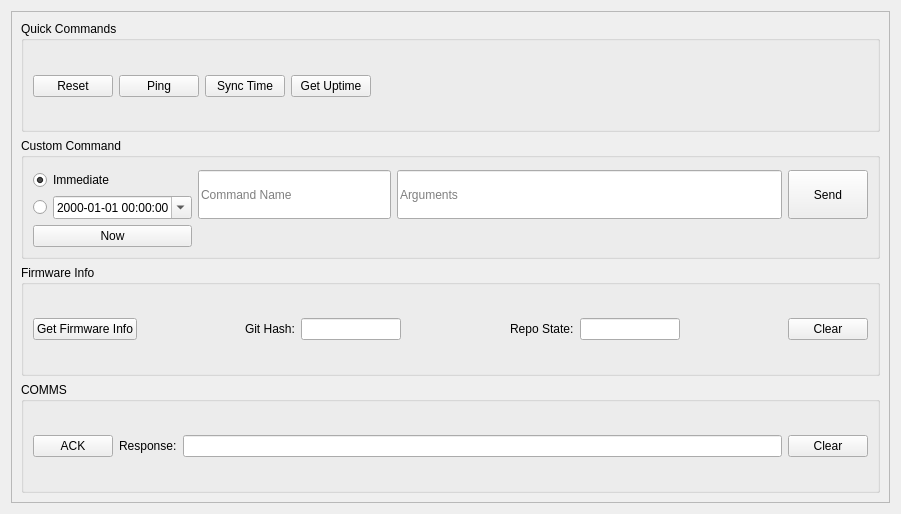
<?xml version="1.0" encoding="UTF-8"?>
<ui version="4.0">
 <class>CmdsPanel</class>
 <widget class="QWidget" name="CmdsPanel">
  <property name="geometry">
   <rect>
    <x>0</x>
    <y>0</y>
    <width>901</width>
    <height>514</height>
   </rect>
  </property>
  <property name="windowTitle">
   <string>Form</string>
  </property>
  <layout class="QVBoxLayout" name="verticalLayout">
   <item>
    <widget class="QScrollArea" name="scrollArea">
     <property name="widgetResizable">
      <bool>true</bool>
     </property>
     <widget class="QWidget" name="scrollAreaWidgetContents">
      <property name="geometry">
       <rect>
        <x>0</x>
        <y>0</y>
        <width>877</width>
        <height>490</height>
       </rect>
      </property>
      <layout class="QVBoxLayout" name="verticalLayout_2">
       <item>
        <widget class="QGroupBox" name="quick_cmds_box">
         <property name="title">
          <string>Quick Commands</string>
         </property>
         <layout class="QGridLayout" name="quick_cmds_layout">
          <property name="topMargin">
           <number>12</number>
          </property>
          <item row="0" column="4">
           <spacer name="horizontalSpacer">
            <property name="orientation">
             <enum>Qt::Horizontal</enum>
            </property>
            <property name="sizeHint" stdset="0">
             <size>
              <width>40</width>
              <height>20</height>
             </size>
            </property>
           </spacer>
          </item>
          <item row="0" column="1">
           <widget class="QPushButton" name="ping_btn">
            <property name="text">
             <string>Ping</string>
            </property>
           </widget>
          </item>
          <item row="0" column="3">
           <widget class="QPushButton" name="uptime_btn">
            <property name="text">
             <string>Get Uptime</string>
            </property>
           </widget>
          </item>
          <item row="0" column="2">
           <widget class="QPushButton" name="sync_time_btn">
            <property name="text">
             <string>Sync Time</string>
            </property>
           </widget>
          </item>
          <item row="0" column="0">
           <widget class="QPushButton" name="reset_btn">
            <property name="text">
             <string>Reset</string>
            </property>
           </widget>
          </item>
         </layout>
        </widget>
       </item>
       <item>
        <widget class="QGroupBox" name="custom_cmd_box">
         <property name="title">
          <string>Custom Command</string>
         </property>
         <layout class="QGridLayout" name="custom_cmd_layout" columnstretch="0,1,2,0">
          <property name="topMargin">
           <number>12</number>
          </property>
          <item row="0" column="0">
           <widget class="QRadioButton" name="immediate_radio_btn">
            <property name="text">
             <string>Immediate</string>
            </property>
            <property name="checked">
             <bool>true</bool>
            </property>
           </widget>
          </item>
          <item row="0" column="2" rowspan="2">
           <widget class="QLineEdit" name="cmd_args_edit">
            <property name="sizePolicy">
             <sizepolicy hsizetype="Expanding" vsizetype="Expanding">
              <horstretch>0</horstretch>
              <verstretch>0</verstretch>
             </sizepolicy>
            </property>
            <property name="placeholderText">
             <string>Arguments</string>
            </property>
           </widget>
          </item>
          <item row="1" column="0">
           <layout class="QHBoxLayout" name="custom_cmd_sched_layout">
            <property name="topMargin">
             <number>0</number>
            </property>
            <item>
             <widget class="QRadioButton" name="scheduled_radio_btn">
              <property name="text">
               <string/>
              </property>
             </widget>
            </item>
            <item>
             <widget class="QDateTimeEdit" name="date_time_edit">
              <property name="displayFormat">
               <string>yyyy-MM-dd HH:mm:ss</string>
              </property>
              <property name="calendarPopup">
               <bool>true</bool>
              </property>
             </widget>
            </item>
           </layout>
          </item>
          <item row="0" column="1" rowspan="2">
           <widget class="QLineEdit" name="cmd_name_edit">
            <property name="sizePolicy">
             <sizepolicy hsizetype="Expanding" vsizetype="Expanding">
              <horstretch>0</horstretch>
              <verstretch>0</verstretch>
             </sizepolicy>
            </property>
            <property name="placeholderText">
             <string>Command Name</string>
            </property>
           </widget>
          </item>
          <item row="0" column="3" rowspan="2">
           <widget class="QPushButton" name="send_btn">
            <property name="sizePolicy">
             <sizepolicy hsizetype="Minimum" vsizetype="Expanding">
              <horstretch>0</horstretch>
              <verstretch>0</verstretch>
             </sizepolicy>
            </property>
            <property name="text">
             <string>Send</string>
            </property>
            <property name="autoDefault">
             <bool>true</bool>
            </property>
           </widget>
          </item>
          <item row="2" column="1" colspan="3">
           <widget class="QLabel" name="custom_cmd_help_label">
            <property name="frameShape">
             <enum>QFrame::NoFrame</enum>
            </property>
            <property name="frameShadow">
             <enum>QFrame::Plain</enum>
            </property>
            <property name="lineWidth">
             <number>1</number>
            </property>
            <property name="text">
             <string/>
            </property>
            <property name="wordWrap">
             <bool>true</bool>
            </property>
           </widget>
          </item>
          <item row="2" column="0">
           <widget class="QPushButton" name="custom_cmd_now_btn">
            <property name="text">
             <string>Now</string>
            </property>
           </widget>
          </item>
         </layout>
        </widget>
       </item>
       <item>
        <widget class="QGroupBox" name="fw_info_box">
         <property name="title">
          <string>Firmware Info</string>
         </property>
         <layout class="QHBoxLayout" name="horizontalLayout">
          <item>
           <widget class="QPushButton" name="fw_info_btn">
            <property name="sizePolicy">
             <sizepolicy hsizetype="Fixed" vsizetype="Fixed">
              <horstretch>0</horstretch>
              <verstretch>0</verstretch>
             </sizepolicy>
            </property>
            <property name="text">
             <string>Get Firmware Info</string>
            </property>
           </widget>
          </item>
          <item>
           <spacer name="horizontalSpacer_3">
            <property name="orientation">
             <enum>Qt::Horizontal</enum>
            </property>
            <property name="sizeHint" stdset="0">
             <size>
              <width>40</width>
              <height>20</height>
             </size>
            </property>
           </spacer>
          </item>
          <item>
           <widget class="QLabel" name="githash_lbl">
            <property name="text">
             <string>Git Hash:</string>
            </property>
           </widget>
          </item>
          <item>
           <widget class="QLineEdit" name="githash_val">
            <property name="sizePolicy">
             <sizepolicy hsizetype="Fixed" vsizetype="Fixed">
              <horstretch>0</horstretch>
              <verstretch>0</verstretch>
             </sizepolicy>
            </property>
            <property name="maximumSize">
             <size>
              <width>100</width>
              <height>16777215</height>
             </size>
            </property>
            <property name="readOnly">
             <bool>true</bool>
            </property>
           </widget>
          </item>
          <item>
           <spacer name="horizontalSpacer_4">
            <property name="orientation">
             <enum>Qt::Horizontal</enum>
            </property>
            <property name="sizeHint" stdset="0">
             <size>
              <width>40</width>
              <height>20</height>
             </size>
            </property>
           </spacer>
          </item>
          <item>
           <widget class="QLabel" name="repo_state_lbl">
            <property name="text">
             <string>Repo State:</string>
            </property>
           </widget>
          </item>
          <item>
           <widget class="QLineEdit" name="repo_state_val">
            <property name="sizePolicy">
             <sizepolicy hsizetype="Fixed" vsizetype="Fixed">
              <horstretch>0</horstretch>
              <verstretch>0</verstretch>
             </sizepolicy>
            </property>
            <property name="maximumSize">
             <size>
              <width>100</width>
              <height>16777215</height>
             </size>
            </property>
           </widget>
          </item>
          <item>
           <spacer name="horizontalSpacer_2">
            <property name="orientation">
             <enum>Qt::Horizontal</enum>
            </property>
            <property name="sizeHint" stdset="0">
             <size>
              <width>40</width>
              <height>20</height>
             </size>
            </property>
           </spacer>
          </item>
          <item>
           <widget class="QPushButton" name="fw_info_clear_btn">
            <property name="sizePolicy">
             <sizepolicy hsizetype="Fixed" vsizetype="Fixed">
              <horstretch>0</horstretch>
              <verstretch>0</verstretch>
             </sizepolicy>
            </property>
            <property name="text">
             <string>Clear</string>
            </property>
           </widget>
          </item>
         </layout>
        </widget>
       </item>
       <item>
        <widget class="QGroupBox" name="comms_box">
         <property name="title">
          <string>COMMS</string>
         </property>
         <layout class="QHBoxLayout" name="horizontalLayout_2">
          <item>
           <widget class="QPushButton" name="comms_ack_btn">
            <property name="text">
             <string>ACK</string>
            </property>
           </widget>
          </item>
          <item>
           <widget class="QLabel" name="comms_ack_resp_lbl">
            <property name="text">
             <string>Response:</string>
            </property>
           </widget>
          </item>
          <item>
           <widget class="QLineEdit" name="comms_ack_resp_val">
            <property name="readOnly">
             <bool>true</bool>
            </property>
           </widget>
          </item>
          <item>
           <widget class="QPushButton" name="comms_ack_clear_btn">
            <property name="text">
             <string>Clear</string>
            </property>
           </widget>
          </item>
         </layout>
        </widget>
       </item>
      </layout>
     </widget>
    </widget>
   </item>
  </layout>
 </widget>
 <tabstops>
  <tabstop>reset_btn</tabstop>
  <tabstop>ping_btn</tabstop>
  <tabstop>sync_time_btn</tabstop>
  <tabstop>immediate_radio_btn</tabstop>
  <tabstop>scheduled_radio_btn</tabstop>
  <tabstop>date_time_edit</tabstop>
  <tabstop>cmd_name_edit</tabstop>
  <tabstop>cmd_args_edit</tabstop>
  <tabstop>send_btn</tabstop>
 </tabstops>
 <resources/>
 <connections/>
</ui>
